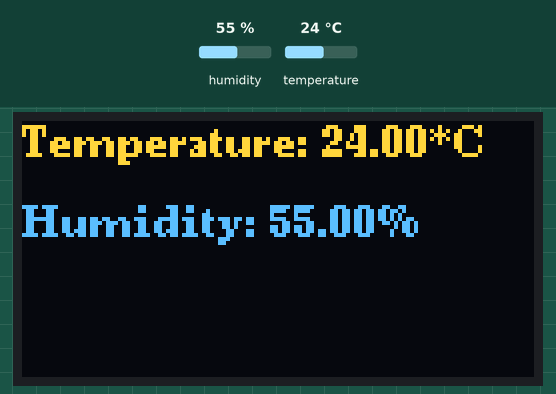
Recording of a sketch running on a simulated Arduino Uno, built with avr-gcc and run on an emulated ATmega328P. On the bench: 128×64 one-colour display. Inputs (shaded band) come from the test bench; at power-on: humidity 55 %, temperature 24 °C. The OLED is the two-colour kind (top 16 rows yellow).

Above: at 1.2 s.
1.3 s: humidity set to 22 %
At 2.4 s:
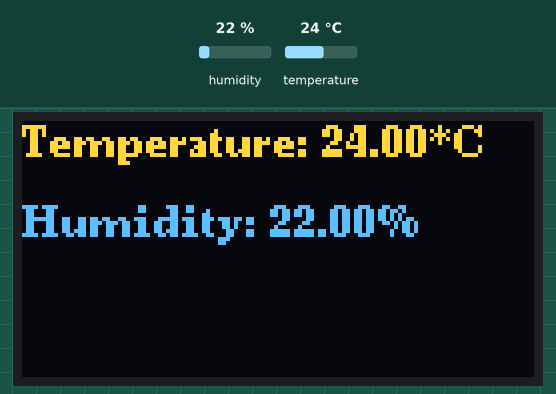
3.0 s: temperature set to 12 °C
At 4.2 s:
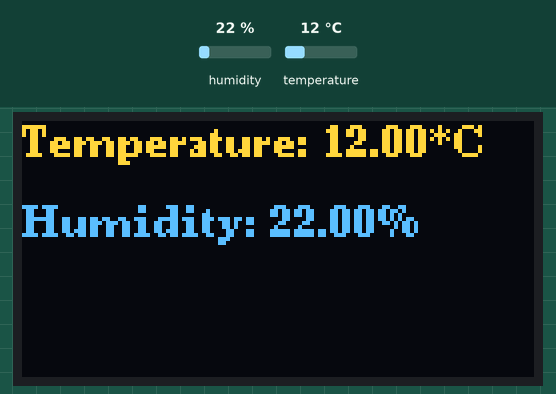
4.9 s: humidity set to 40 %
At 6.0 s:
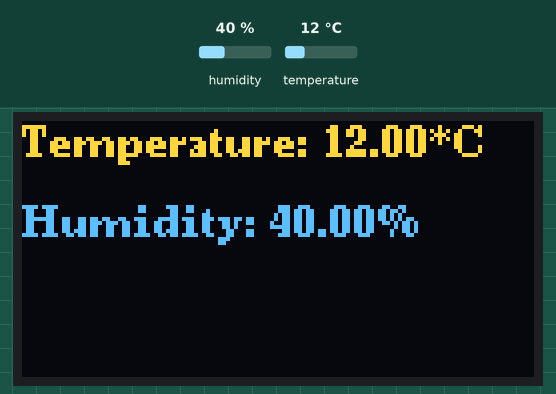
6.9 s: temperature set to 19 °C
Timing chart, 0 to 9.9 s (numbered marks = the images above; inputs shaded):
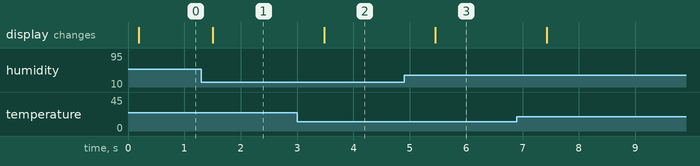

The sketch:

oled_sht31.ino
```cpp
// 使用 SHT31 by Rob Tillaart(rob.tillarrt@gmail.com)的library
#include "Wire.h"
#include "U8g2lib.h"
#include "SHT31.h"

#define SHT31_ADDRESS   0x44
SHT31 sht;


U8G2_SH1106_128X64_NONAME_F_HW_I2C u8g2(U8G2_R0, /* reset=*/ U8X8_PIN_NONE);


void setup()
{
  Serial.begin(115200);
  u8g2.begin();
  u8g2.setFont(u8g2_font_ncenB08_tr);
  u8g2.setFontRefHeightExtendedText();
  u8g2.setDrawColor(1);
  u8g2.setFontPosTop();
  u8g2.setFontDirection(0);

  Wire.begin();
  sht.begin(SHT31_ADDRESS);
  Wire.setClock(100000);
}

void loop()
{
  float temp;
  float humi;
  sht.read();
  temp=sht.getTemperature();
  humi=sht.getHumidity();

  u8g2.clearBuffer();
  u8g2.setCursor(0, 0);
  u8g2.print(String("Temperature: ").c_str());
  u8g2.print(String(temp).c_str());
  u8g2.print(String("*C").c_str());

  u8g2.setCursor(0, 20);
  u8g2.print(String("Humidity: ").c_str());
  u8g2.print(String(humi).c_str());
  u8g2.print(String("%").c_str());

  u8g2.sendBuffer();
  delay(500);

}
```

Measured:
- after the input at 1.3 s, the display: changes after 0.21 s (image 1)
- after the input at 3.0 s, the display: changes after 0.48 s (image 2)
- after the input at 4.9 s, the display: changes after 0.55 s (image 3)
